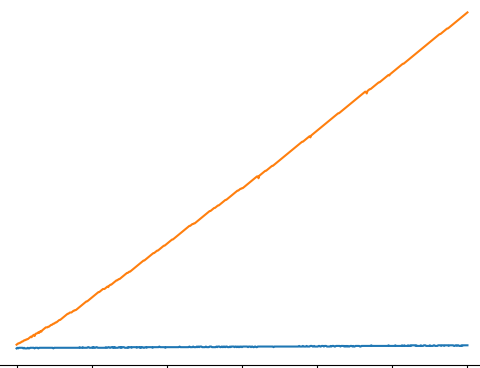

Generate this figure with Python:
import matplotlib.pyplot as plt


file=open('file.txt', 'r')
mBubble=[]
mHeap=[]
number=[]
lines = file.readlines()
for line in lines:
    i, bubble, heap=line.split()
    mBubble.append(bubble)
    mHeap.append(heap)
    number.append(i)
file.close()

plt.plot(mHeap)
plt.plot(mBubble)
plt.savefig('Graph.png')
plt.show()